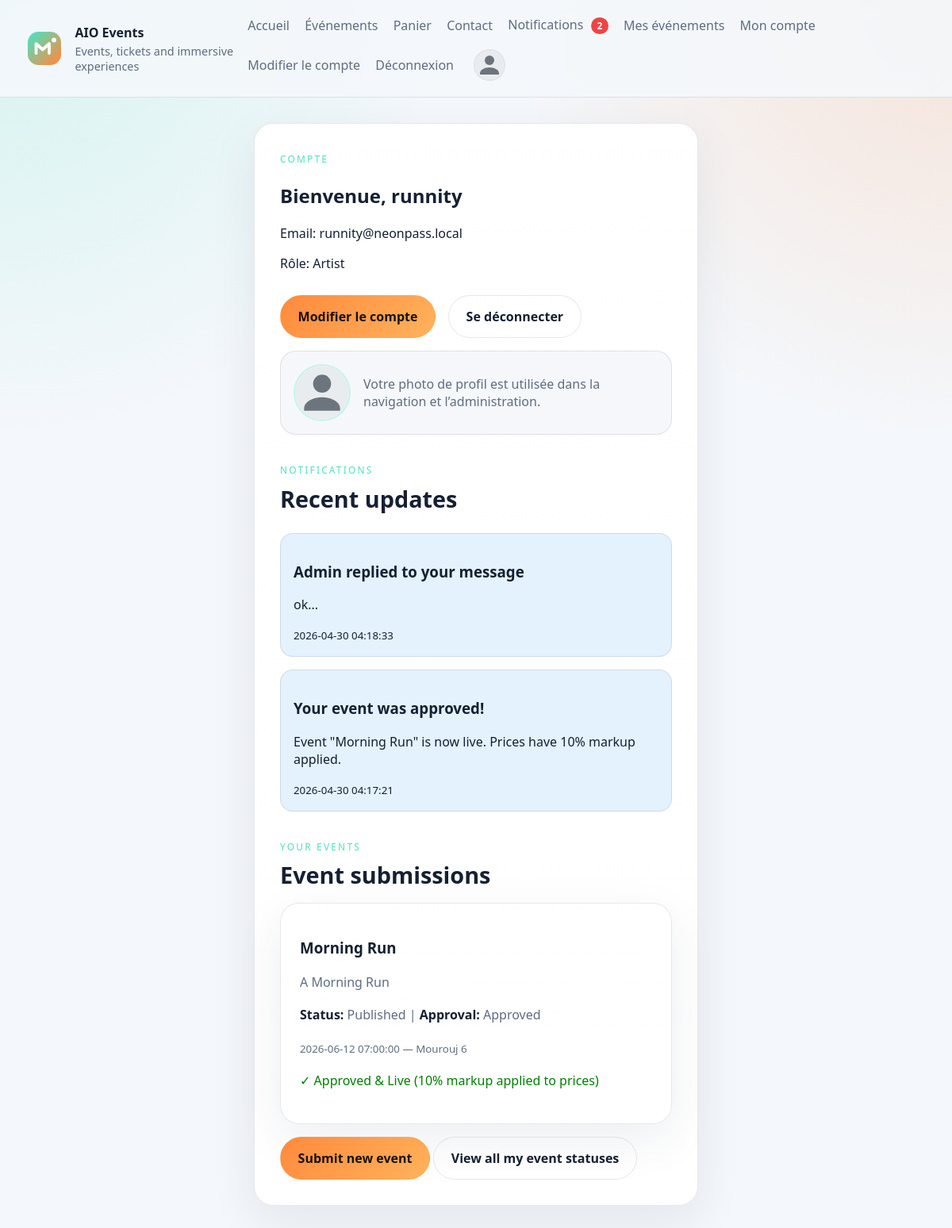
The app's page /dashboard (signed in), older data.
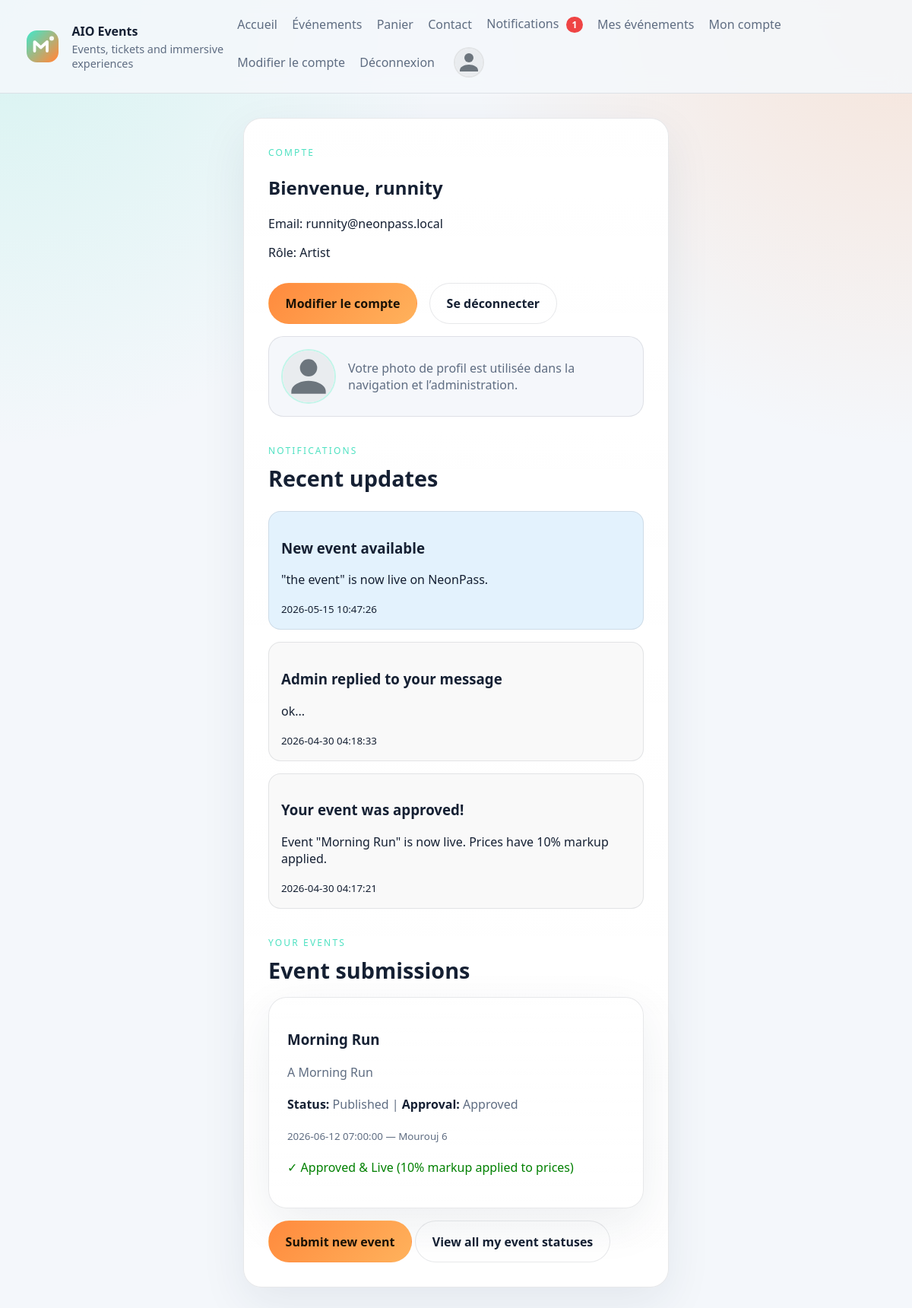
The same page, newer data.
### tables this page shows
CREATE TABLE notifications (
    id INTEGER PRIMARY KEY AUTOINCREMENT,
    user_id INTEGER NOT NULL,
    type TEXT NOT NULL,
    title TEXT NOT NULL,
    message TEXT NOT NULL,
    related_id INTEGER DEFAULT NULL,
    is_read INTEGER NOT NULL DEFAULT 0,
    created_at TEXT DEFAULT CURRENT_TIMESTAMP,
    FOREIGN KEY (user_id) REFERENCES users(id) ON DELETE CASCADE
);

CREATE TABLE events (
    id INTEGER PRIMARY KEY AUTOINCREMENT,
    artist_id INTEGER DEFAULT NULL,
    user_artist_id INTEGER DEFAULT NULL,
    title TEXT NOT NULL,
    slug TEXT NOT NULL UNIQUE,
    description TEXT NOT NULL,
    event_date TEXT NOT NULL,
    location TEXT NOT NULL,
    image_path TEXT DEFAULT NULL,
    status TEXT NOT NULL DEFAULT 'draft',
    approval_status TEXT NOT NULL DEFAULT 'pending',
    created_at TEXT DEFAULT CURRENT_TIMESTAMP, category TEXT NOT NULL DEFAULT 'concert',
    FOREIGN KEY (artist_id) REFERENCES artists(id) ON DELETE CASCADE,
    FOREIGN KEY (user_artist_id) REFERENCES users(id) ON DELETE CASCADE
);

### config/bootstrap.php (called while the page is built, shortened)
<?php
spl_autoload_register(static function (string $class): void {
    $prefix = 'App\\';
    $relativeClass = substr($class, strlen($prefix));
    $candidates = [
        APP_PATH . '/' . str_replace('\\', '/', $relativeClass) . '.php',
        CONFIG_PATH . '/' . str_replace('Config\\', '', $relativeClass) . '.php',
    ];
    foreach ($candidates as $file) {
        if (is_file($file)) {
            return;
        }
    }
});
function view(string $template, array $data = []): void
{
    require VIEW_PATH . '/layouts/main.php';
}
function current_user(): ?array
{
    return $_SESSION['user'] ?? null;
}
function is_authenticated(): bool
{
    return current_user() !== null;
}
function is_admin(): bool
{
    $user = current_user();
    return ($user['role'] ?? 'user') === 'admin';
}
function e(?string $value): string
{
    return htmlspecialchars($value ?? '', ENT_QUOTES, 'UTF-8');
}

### app/core/Controller.php (called while the page is built, shortened)
<?php
abstract class Controller
{
    protected function render(string $template, array $data = []): void
    {
        view($template, $data);
    }
}

### app/controllers/AuthController.php (called while the page is built, shortened)
<?php
final class AuthController extends Controller
{
    public function dashboard(): void
    {
        $bookings = (new Booking())->byUser((int) $_SESSION['user']['id']);
        $artistEvents = [];
        $notificationModel = new \App\Models\Notification();
        $notifications = $notificationModel->byUser((int) $_SESSION['user']['id']);
        if ($_SESSION['user']['role'] === 'artist') {
            $eventModel = new \App\Models\Event();
            $artistEvents = $eventModel->byArtistUser((int) $_SESSION['user']['id']);
        }
        $this->render('auth/dashboard', [
            'user' => $_SESSION['user'],
            'bookings' => $bookings,
            'notifications' => $notifications,
            'artistEvents' => $artistEvents,
        ]);
    }
}

### config/Database.php (called while the page is built, shortened)
<?php
final class Database
{
    private static ?PDO $instance = null;
    public static function connection(): PDO
    {
        if (self::$instance instanceof PDO) {
            return self::$instance;
        }
        $sqliteFile = dirname(__DIR__) . '/data/phpjs.sqlite';
        $dsn = 'sqlite:' . $sqliteFile;
        try {
            self::$instance = new PDO($dsn, null, null, [
                PDO::ATTR_ERRMODE => PDO::ERRMODE_EXCEPTION,
                PDO::ATTR_DEFAULT_FETCH_MODE => PDO::FETCH_ASSOC,
            ]);
            self::$instance->exec('PRAGMA foreign_keys = ON');
        } catch (PDOException $exception) {
            throw new RuntimeException('SQLite connection failed: ' . $exception->getMessage(), 0, $exception);
        }
        return self::$instance;
    }
}

### app/models/BaseModel.php (called while the page is built, shortened)
<?php
abstract class BaseModel
{
    protected PDO $db;
    public function __construct()
    {
        $this->db = Database::connection();
    }
    protected function fetchAll(string $sql, array $params = []): array
    {
        $statement = $this->db->prepare($sql);
        $statement->execute($params);
        return $statement->fetchAll();
    }
    protected function fetchOne(string $sql, array $params = []): ?array
    {
        $statement = $this->db->prepare($sql);
        $statement->execute($params);
        $result = $statement->fetch();
        return $result === false ? null : $result;
    }
}

### app/models/Notification.php (called while the page is built, shortened)
<?php
final class Notification extends BaseModel
{
    public function byUser(int $userId): array
    {
        return $this->fetchAll(
            'SELECT * FROM notifications WHERE user_id = :user_id ORDER BY created_at DESC',
            [':user_id' => $userId]
        );
    }
    public function unreadCount(int $userId): int
    {
        $row = $this->fetchOne(
            'SELECT COUNT(*) AS count FROM notifications WHERE user_id = :user_id AND is_read = 0',
            [':user_id' => $userId]
        );
        return (int) ($row['count'] ?? 0);
    }
}

### app/models/Event.php (called while the page is built, shortened)
<?php
final class Event extends BaseModel
{
    public function byArtistUser(int $userId): array
    {
        return $this->fetchAll(
            'SELECT * FROM events WHERE user_artist_id = :user_id ORDER BY created_at DESC',
            [':user_id' => $userId]
        );
    }
}

### app/views/auth/dashboard.php (the view, shortened to what the changed rows need)
<section class="auth-card">
    <h1>Bienvenue, <?= e($user['full_name']) ?></h1>
    <?php if (!empty($notifications)): ?>
        <div class="section-heading" style="margin-top:2rem;">
            <h2>Recent updates</h2>
        </div>
        <div class="cart-items">
            <?php foreach ($notifications as $notif): ?>
                <article class="cart-item" style="background:<?= $notif['is_read'] ? '#f9f9f9' : '#e3f2fd' ?>;">
                    <div>
                        <h3><?= e($notif['title']) ?></h3>
                        <p><?= e($notif['message']) ?></p>
                        <small><?= e($notif['created_at']) ?></small>
                    </div>
                </article>
            <?php endforeach; ?>
        </div>
    <?php endif; ?>
    <?php if ($user['role'] === 'artist'): ?>
        <div class="section-heading" style="margin-top:2rem;">
            <h2>Event submissions</h2>
        </div>
        <?php if (empty($artistEvents)): ?>
            <p>You haven't submitted any events yet. <a href="/events/create">Create your first event</a></p>
        <?php else: ?>
            <div class="cards">
                <?php foreach ($artistEvents as $event): ?>
                    <article class="card">
                        <h3><?= e($event['title']) ?></h3>
                        <p><?= e($event['description']) ?></p>
                        <p><strong>Status:</strong> <?= e(ucfirst($event['status'])) ?> | <strong>Approval:</strong> <?= e(ucfirst($event['approval_status'])) ?></p>
                        <p><small><?= e($event['event_date']) ?> — <?= e($event['location']) ?></small></p>
                        <?php if ($event['approval_status'] === 'pending'): ?>
                            <p style="color:orange;">⏳ Pending admin review</p>
                        <?php elseif ($event['approval_status'] === 'approved'): ?>
                            <p style="color:green;">✓ Approved & Live (10% markup applied to prices)</p>
                        <?php elseif ($event['approval_status'] === 'rejected'): ?>
                            <p style="color:red;">✗ Rejected</p>
                        <?php endif; ?>
                    </article>
                <?php endforeach; ?>
            </div>
        <?php endif; ?>
    <?php endif; ?>
</section>

### app/views/layouts/main.php (shortened to what the changed rows need)
<!doctype html>
<html lang="fr">
<head>
    <link rel="stylesheet" href="/css/style.css">
</head>
<body>
    <header class="topbar">
        <nav class="nav">
            <?php if (is_authenticated()): ?>
                <a href="/notifications" class="nav-notif">Notifications
                    <?php $unread = (new \App\Models\Notification())->unreadCount((int) ($_SESSION['user']['id'] ?? 0)); ?>
                    <?php if ($unread > 0): ?>
                        <span class="notif-badge"><?= e((string)$unread) ?></span>
                    <?php endif; ?>
                </a>
            <?php else: ?>
                <a href="/login">Connexion</a>
                <a href="/register">Inscription</a>
            <?php endif; ?>
        </nav>
    </header>
    <main>
        <?php require $viewFile; ?>
    </main>
</body>
</html>

Row changes from the older to the newer data that the page shows:
added notifications: title "New event available", message "\"the event\" is now live on NeonPass.", created_at "2026-05-15 10:47:26"
changed notifications "Admin replied to your message": is_read 0 → 1 (drawn)
changed notifications "Your event was approved!": is_read 0 → 1 (drawn)
Text that changed along with them:
$unread: "2" → "1"
